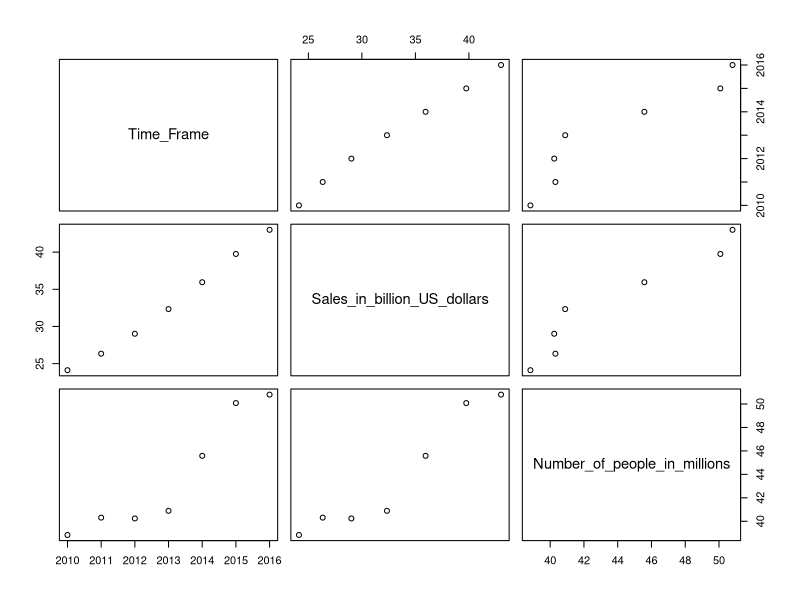
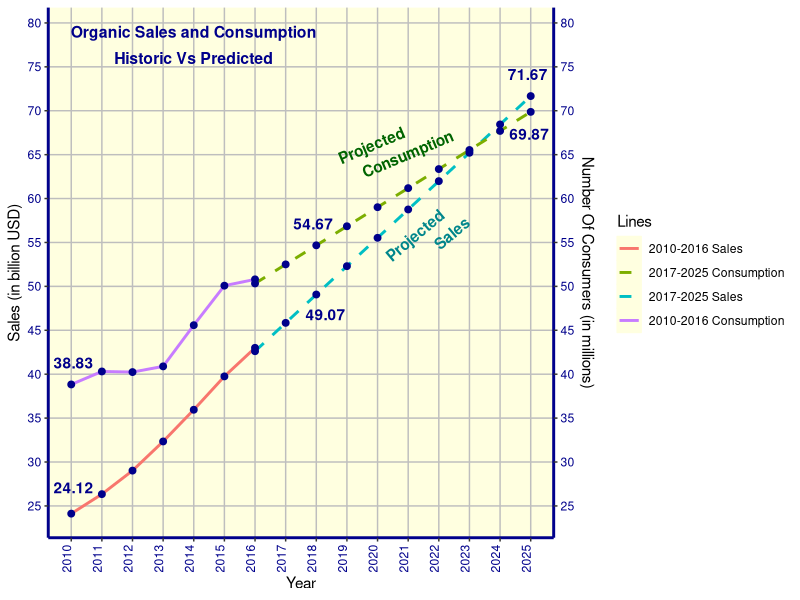

Write the R code that produced these figures, in order.
## ---- chunk 1
library(ggplot2)
statista <- read.csv('oraganic_sales_and_consumption.csv', row.names=1)
head(statista)
plot(statista)

x <- statista$Time_Frame
y <- statista$Sales_in_billion_US_dollars
n <- statista$Number_of_people_in_millions
df <- data.frame(x,y,n)

z <- lm(y~x, data = df)
k <- lm(n~x, data = df)

new_x <- seq(from=2016,to=2025,by=1)
new_y <- (z$coefficients[2] * new_x)+z$coefficients[1] # Using slope/coefficient from OLS model, calculate our new y
new_n <- (k$coefficients[2] * new_x)+k$coefficients[1]
new_df <- data.frame(new_x, new_y, new_n) # create data frame so we can use the new data with ggplot


pointsX <- c(2010)
pointsNewX2018 <- c(2018)
pointsNewX2025 <- c(2025)

p <- ggplot() 
p + geom_line(data = df, aes(x = x, y = y,color = "#CC79A7"),size=1) +
    geom_line(data = new_df, aes(x = new_x, y = new_y,color = "darkblue2"),size=1, linetype = 2) + 
    geom_line(data = df, aes(x = x, y = n,color ="green"),size=1) +
    geom_line(data = new_df, aes(x = new_x, y = new_n,color = "#D55E00"),size=1,linetype = 2) +
    scale_color_discrete(name = "Lines", labels = c("2010-2016 Sales", "2017-2025 Consumption","2017-2025 Sales","2010-2016 Consumption"))+
    geom_point(data = df, aes(x = x, y = y),size=2,color = "darkblue") + 
    geom_point(data = new_df, aes(x = new_x, y = new_y),size=2,color ="darkblue") +
    geom_point(data = df, aes(x = x, y = n),size=2,color ="darkblue") +
    geom_point(data = new_df, aes(x = new_x, y = new_n),size=2,color ="darkblue") + 
    scale_x_continuous(breaks = seq(2010,2025,1), minor_breaks = 0.1) +
    scale_y_continuous(breaks=seq(0,80,5),minor_breaks = 0.1, sec.axis = sec_axis(~.,breaks =seq(0,80,5),name = "Number Of Consumers (in millions)"))+
    labs(y = "Sales (in billion USD)",x = "Year") + 
    theme(axis.line = element_line(colour = "darkblue",size = 1, linetype = "solid")) +
    theme(axis.text.x = element_text(color="darkblue",angle = 90,vjust = 0),
    axis.text.y = element_text(color="darkblue"))+
    theme(panel.background = element_rect(fill = "lightyellow",colour = "lightyellow",size = 0.5, linetype = "solid"),
    panel.grid.major = element_line(size = 0.5, linetype = 'solid',colour = "grey"), 
    panel.grid.minor = element_line(size = 0.25, linetype = 'solid',colour = "grey"))+
    geom_text(x= 2020,y=65,angle = 23, label = "Projected 
              Consumption",aes(fill = "red"), colour = "darkgreen", fontface = "bold")+
    geom_text(x= 2021.5,y=55,angle = 40, label = "Projected 
              Sales",aes(fill = "red"), colour = "turquoise4", fontface = "bold")+
    annotate("text", label = "Organic Sales and Consumption", x = 2014, y = 79, size = 4, colour = "darkblue",fontface = "bold")+
    annotate("text", label = "Historic Vs Predicted", x = 2014, y = 76, size = 4, colour = "darkblue",fontface = "bold")+ 
    geom_text(aes(x, y, label = round(y,2)), data = df[df$x %in% pointsX,], nudge_x = 0.07, nudge_y = 3, color = "darkblue",fontface = "bold")+ 
    geom_text(aes(x, n, label = round(n,2)), data = df[df$x %in% pointsX,], nudge_x = 0.07, nudge_y = 2.5, color = "darkblue",fontface = "bold")+ 
    geom_text(aes(new_x, new_y, label = round(new_y,2)), data = new_df[new_df$new_x %in% pointsNewX2018,], nudge_x = 0.3, nudge_y = -2.25, color =         "darkblue",fontface = "bold")+ 
    geom_text(aes(new_x, new_n, label = round(new_n,2)), data = new_df[new_df$new_x %in% pointsNewX2018,], nudge_x = -0.1, nudge_y = 2.5, color =          "darkblue",fontface = "bold")+
    geom_text(aes(new_x, new_y, label = round(new_y,2)), data = new_df[new_df$new_x %in% pointsNewX2025,], nudge_x = -0.10, nudge_y = 2.5, color =          "darkblue",fontface = "bold")+ 
    geom_text(aes(new_x, new_n, label = round(new_n,2)), data = new_df[new_df$new_x %in% pointsNewX2025,], nudge_x = -0.05, nudge_y = -2.5, color =         "darkblue",fontface = "bold")
